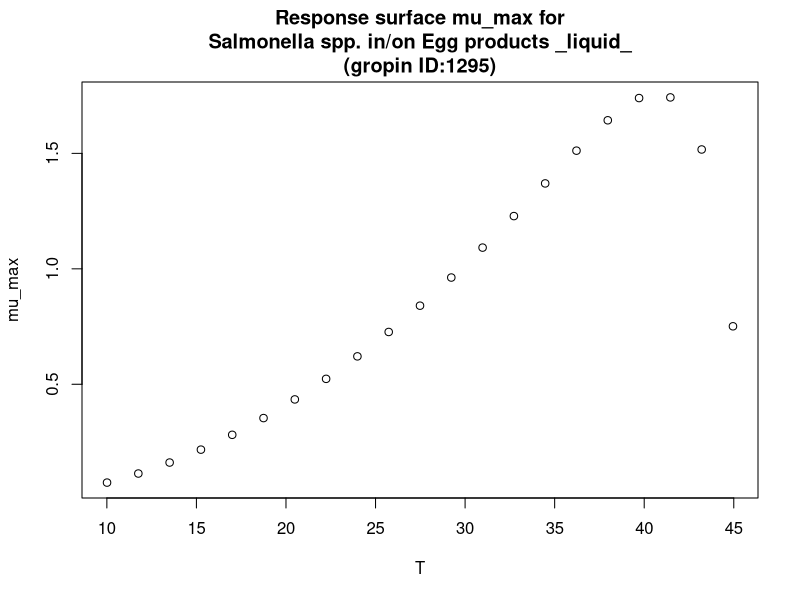

Generate this figure with R:
#############################
# start of Parameter script
#############################
T <- seq(10.01,44.955044955045,length.out=21)
#############################
# end of Parameter script
#############################
############################# 
# start of Model script Gropin ID 1295 
#############################
 
# constant coefficients for this model
 
variables <- data.frame(T)
argumentsPar <- expand.grid(variables)
 
# heart of the model
response_surface <- function(T) {
   mumax <-0.00136*((T-2.62)^2)*(1-exp(0.436*(T-45.8)))

return(mumax=mumax)
} 

# output parameters
mumax <- cbind(argumentsPar,response_surface(argumentsPar['T']))
colnames(mumax) <- c(colnames(argumentsPar),'mumax')
#############################
# End of Model script
#############################
############################# 
# start of Visualisation script Gropin ID 1295 
#############################
plot(T,mumax$mumax,
                          xlab='T',
                          ylab='mu_max',main='Response surface mu_max for
Salmonella spp. in/on Egg products _liquid_
(gropin ID:1295)')
#############################
# End of Visualisation script
#############################
